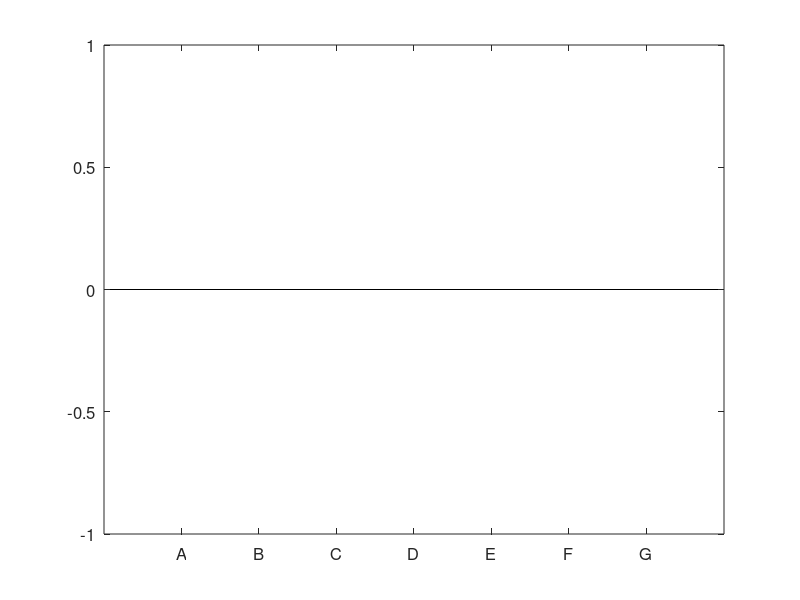

The MATLAB source for this figure: (Note: this script raises an error after producing the figure.)
%This script loops through all the replicates for each trial in the
%experiment

% vector size is 21*17 because there are at most 21 replicates and at most 17
% trials
clear
close all
averageDistance = NaN(21,17);
minimumDistance = NaN(21,17);
traveledDistance = NaN(21,17);
xMin =[];
boxDataMin =[];
boxDataTotal =[];
boxDataVel =[];
boxDataTime=[];
yMin = [];
xTotal =[];
yTotal = [];
xAverage =[];
yAverage = [];
xVel = [];
yVel = [];
xTime =[];
yTime =[];
yMinSpecies = [];
yTotalSpecies = [];
yVelSpecies = [];
yTimeSpecies = [];
yMinStd = [];
yTotalStd = [];
yVelStd = [];
yTimeStd = [];
repMin =[];
repVel =[];
zTestMin =NaN(21,7);
zTestVel =NaN(21,7);
ksResultMin = [];
ksResultVel = [];

%looping through every trial
for l =1:17
trial = l;

%these variables are used to split up data analysis by person in each trial
%The dimension is 21*15 because at most 21 replicates and 15 people in a
%trial
minimumAverageSplit = NaN(21,15);
totalDistanceSplit = NaN(21,15);
avgVelSplit = NaN(21,15);
avgTSplit = NaN(21,15);

%loop through every replicate
    for w =1:21
    replicate =w;

    
%some replicates have an error so the try catch statement ignores replicates with errors
%the code to load a file in is copied from the position_extraction script
try
%% Load the proper files based on the trial and replicate designated above
gameName = ['trial', int2str(trial), 'rep', int2str(replicate)]; % use for filename output
folderName = ['Trial',' ', int2str(trial), '\'];

if trial < 7
    filename = [folderName, gameName, '.mat'];
    load(filename)
    robotList = [];
else
    humanListFilename = [folderName, gameName, 'humans.mat'];
    robotListFilename = [folderName, gameName, 'robots.mat'];
    load(humanListFilename)
    load(robotListFilename)
end

%% Sort the raw human and robot lists into minnows and sharks
humanMinnowList = [];
humanSharkList = [];
robotMinnowList = [];
robotSharkList = [];

for i=1:length(humanList)
    % Sort the humans
    if strcmp(humanList(i).role, 'Minnow') == 1
        humanMinnowList = [humanMinnowList, humanList(i)];
    else
        humanSharkList = [humanSharkList, humanList(i)];
    end
end

if isempty(robotList) == 0
    for i=1:length(robotList)
        % Sort the robots
        if strcmp(robotList(i).role, 'Minnow') == 1
            robotMinnowList = [robotMinnowList, robotList(i)];
        else
            robotSharkList = [robotSharkList, robotList(i)];
        end
    end
end
%% Now that everything is split up get just their position data
humanMinnowPositions = [];
humanSharkPositions = [];
robotMinnowPositions = [];
robotSharkPositions = [];

if isempty(humanMinnowList) == 0
    % The isempty function will return 1 if the list is empty and 0 if the
    % list is not empty, so this just makes sure that the for statement
    % won't return an error because it's length is 0
    for i=1:length(humanMinnowList)
        humanMinnowPositions = [humanMinnowPositions, humanMinnowList(i).historicalPosition];
    end
end

if isempty(humanSharkList) == 0
    for i=1:length(humanSharkList)
        humanSharkPositions = [humanSharkPositions, humanSharkList(i).historicalPosition];
    end
end

if isempty(robotMinnowList) == 0
    for i=1:length(robotMinnowList)
        robotMinnowPositions = [robotMinnowPositions, robotMinnowList(i).historicalPosition];
    end
end

if isempty(robotSharkList) == 0
    for i=1:length(robotSharkList)
        robotSharkPositions = [robotSharkPositions, robotSharkList(i).historicalPosition];
    end
end

% Collect all of the position lists into one list
listOfLists = [];
if isempty(humanMinnowPositions) == 0
    listOfLists = [listOfLists, humanMinnowPositions];
end

if isempty(humanSharkPositions) == 0
    listOfLists = [listOfLists, humanSharkPositions];
end

if isempty(robotMinnowPositions) == 0
    listOfLists = [listOfLists, robotMinnowPositions];
end

if isempty(robotSharkPositions) == 0
    listOfLists = [listOfLists, robotSharkPositions];
end

%% Interpolation for NaN values
% Go 1 by 1 down the line of the different lists
% Doing a 1d cubic spline

fixedPositions = [];

for i=1:size(listOfLists,2)
    vals = listOfLists(:,i);
    interpVals = interp1(vals,1:size(listOfLists,1),'cubic');
    
    fixedPositions = [fixedPositions; interpVals];
end

graphPositions = transpose(fixedPositions);

%Calling function for data anlysis and storing function return values 
minimumAverageSplit(w,1:size(graphPositions,2)/2) = 1/1000*minAverageSplit(graphPositions);
totalDistanceSplit(w,1:size(graphPositions,2)/2) = 1/1000*totDistanceSplit(graphPositions);
avgVelSplit(w,1:size(graphPositions,2)/2) = 60/1000*avgVelocitySplit(graphPositions);
avgTSplit(w,1:size(graphPositions,2)/2) = 1/60*avgTimeSplit(graphPositions);

catch
end
    end
    
    %The l values are trial numbers, this breaks down the number of each
    %species for the different trial numbers
    if l == 3
        hShark = 2;
        hMinnow = 10;
        rShark = 0;
        rMinnow =0;
    elseif l==4
        hShark = 2;
        hMinnow = 5;
        rShark = 0;
        rMinnow =0;
    elseif l==7
        hShark = 0;
        hMinnow = 10;
        rShark = 3;
        rMinnow =0;
    elseif l==8
        hShark = 0;
        hMinnow = 5;
        rShark = 3;
        rMinnow =0;
    elseif l==15
        hShark = 2;
        hMinnow = 8;
        rShark = 0;
        rMinnow =2;
    elseif l==16
        hShark = 2;
        hMinnow = 3;
        rShark = 0;
        rMinnow =2;
    elseif l==17
        hShark = 1;
        hMinnow = 8;
        rShark = 0;
        rMinnow =2;
    else
        hShark = 2;
        hMinnow = 10;
        rShark = 0;
        rMinnow =0;
    end
    
    %intermediate calculation
    a = mean(minimumAverageSplit,'omitnan');
    b = mean(totalDistanceSplit,'omitnan');
    c = mean(avgVelSplit,'omitnan');
    d = mean(avgTSplit,'omitnan');
    
    %the l values are trial numbers we had data for
    if l==3 || l==4 || l==7 || l==8 ||l==15 ||l==16 ||l==17
    
    %bar plot values, this averages participants of the same species, for
    %example all human minnow values are averaged together
    yMinSpecies = [yMinSpecies ;mean(a(1:hMinnow),'omitnan') mean(a(hMinnow+1:hShark+hMinnow),'omitnan') mean(a(hShark+hMinnow+1:hShark+hMinnow+rMinnow),'omitnan') mean(a(rMinnow+hShark+hMinnow+1:hShark+hMinnow+rMinnow+rShark),'omitnan') NaN NaN NaN];
    yTotalSpecies = [yTotalSpecies ; mean(b(1:hMinnow),'omitnan') mean(b(hMinnow+1:hShark+hMinnow),'omitnan') mean(b(hShark+hMinnow+1:hShark+hMinnow+rMinnow),'omitnan') mean(b(rMinnow+hShark+hMinnow+1:hShark+hMinnow+rMinnow+rShark),'omitnan') NaN NaN NaN];
    yVelSpecies = [yVelSpecies ;mean(c(1:hMinnow),'omitnan') mean(c(hMinnow+1:hShark+hMinnow),'omitnan') mean(c(hShark+hMinnow+1:hShark+hMinnow+rMinnow),'omitnan') mean(c(rMinnow+hShark+hMinnow+1:hShark+hMinnow+rMinnow+rShark),'omitnan') NaN NaN NaN];
    yTimeSpecies = [yTimeSpecies ; mean(d(1:hMinnow),'omitnan') mean(d(hMinnow+1:hShark+hMinnow),'omitnan') mean(d(hShark+hMinnow+1:hShark+hMinnow+rMinnow),'omitnan') mean(d(rMinnow+hShark+hMinnow+1:hShark+hMinnow+rMinnow+rShark),'omitnan') NaN NaN NaN];
    
    %box plot
    boxDataMin = [boxDataMin transpose(mean(minimumAverageSplit(:,1:hMinnow),2,'omitnan')) transpose(mean(minimumAverageSplit(:,hMinnow+1:hShark+hMinnow),2,'omitnan')) transpose(mean(minimumAverageSplit(:,hShark+hMinnow+1:hShark+hMinnow+rMinnow),2,'omitnan')) transpose(mean(minimumAverageSplit(:,rMinnow+hShark+hMinnow+1:hShark+hMinnow+rMinnow+rShark),2,'omitnan'))];
    boxDataTotal = [boxDataTotal transpose(mean(totalDistanceSplit(:,1:hMinnow),2,'omitnan')) transpose(mean(totalDistanceSplit(:,hMinnow+1:hShark+hMinnow),2,'omitnan')) transpose(mean(totalDistanceSplit(:,hShark+hMinnow+1:hShark+hMinnow+rMinnow),2,'omitnan')) transpose(mean(totalDistanceSplit(:,rMinnow+hShark+hMinnow+1:hShark+hMinnow+rMinnow+rShark),2,'omitnan'))];
    boxDataVel = [boxDataVel transpose(mean(avgVelSplit(:,1:hMinnow),2,'omitnan')) transpose(mean(avgVelSplit(:,hMinnow+1:hShark+hMinnow),2,'omitnan')) transpose(mean(avgVelSplit(:,hShark+hMinnow+1:hShark+hMinnow+rMinnow),2,'omitnan')) transpose(mean(avgVelSplit(:,rMinnow+hShark+hMinnow+1:hShark+hMinnow+rMinnow+rShark),2,'omitnan'))];
    boxDataTime = [boxDataTime transpose(mean(avgTSplit(:,1:hMinnow),2,'omitnan')) transpose(mean(avgTSplit(:,hMinnow+1:hShark+hMinnow),2,'omitnan')) transpose(mean(avgTSplit(:,hShark+hMinnow+1:hShark+hMinnow+rMinnow),2,'omitnan')) transpose(mean(avgTSplit(:,rMinnow+hShark+hMinnow+1:hShark+hMinnow+rMinnow+rShark),2,'omitnan'))];
    
    %standard deviation for the replicates in each trial
    yMinStd = [yMinStd ; std(mean(minimumAverageSplit(:,1:hMinnow),2,'omitnan'),'omitnan') std(mean(minimumAverageSplit(:,1+hMinnow:hMinnow+hShark),2,'omitnan'),'omitnan') std(mean(minimumAverageSplit(:,1+hMinnow+hShark:hMinnow+hShark+rMinnow),2,'omitnan'),'omitnan') std(mean(minimumAverageSplit(:,1+hMinnow+hShark+rMinnow:hMinnow+hShark+rMinnow+rShark),2,'omitnan'),'omitnan') NaN NaN NaN];
    yTotalStd = [yTotalStd ;std(mean(totalDistanceSplit(:,1:hMinnow),2,'omitnan'),'omitnan') std(mean(totalDistanceSplit(:,1+hMinnow:hMinnow+hShark),2,'omitnan'),'omitnan') std(mean(totalDistanceSplit(:,1+hMinnow+hShark:hMinnow+hShark+rMinnow),2,'omitnan'),'omitnan') std(mean(totalDistanceSplit(:,1+hMinnow+hShark+rMinnow:hMinnow+hShark+rMinnow+rShark),2,'omitnan'),'omitnan') NaN NaN NaN];
    yVelStd = [yVelStd ;std(mean(avgVelSplit(:,1:hMinnow),2,'omitnan'),'omitnan') std(mean(avgVelSplit(:,1+hMinnow:hMinnow+hShark),2,'omitnan'),'omitnan') std(mean(avgVelSplit(:,1+hMinnow+hShark:hMinnow+hShark+rMinnow),2,'omitnan'),'omitnan') std(mean(avgVelSplit(:,1+hMinnow+hShark+rMinnow:hMinnow+hShark+rMinnow+rShark),2,'omitnan'),'omitnan') NaN NaN NaN];
    yTimeStd = [yTimeStd ; std(mean(avgTSplit(:,1:hMinnow),2,'omitnan'),'omitnan') std(mean(avgTSplit(:,1+hMinnow:hMinnow+hShark),2,'omitnan'),'omitnan') std(mean(avgTSplit(:,1+hMinnow+hShark:hMinnow+hShark+rMinnow),2,'omitnan'),'omitnan') std(mean(avgTSplit(:,1+hMinnow+hShark+rMinnow:hMinnow+hShark+rMinnow+rShark),2,'omitnan'),'omitnan') NaN NaN NaN];
    
    repMin = [repMin mean(minimumAverageSplit(:,1:hMinnow),2,'omitnan')];
    repVel = [repVel mean(avgVelSplit(:,1:hMinnow),2,'omitnan')];
    
    end
    
end

descr = {'Trial Descriptions:';
         '              |A | B |C |D | E |F |G';
         '        --------------------------';
         '   Human|10|5 |10 |5 |8 |3 |8';
         '   Minnow|       ';
         '                           ';
         '   Human|2 | 2 |0  |0 |2 |2 |1 ';
         '   Shark  |';
         '                         ';
         '   Robot  |0 | 0  |0 |0 |2 |2 |2 ';
         '   Minnow|';
         '                         ';
         '   Robot  |0 | 0  |3 |3 |0 |0 |0 ';
         '   Shark  |';};    
    
     
%plotting the data analysis

%this plots the minimum distance bar plot with error bars, the error bars are added in the two
%for loops
figure('pos',[10 10 600 600])
h= bar(yMinSpecies)
set(gca,'XTickLabel', {'A','B','C','D','E','F','G'},'fontsize',12)
yMinStd = transpose(yMinStd);
for k1 = 1:size(h,2)
    ctr(k1,:) = bsxfun(@plus, h(k1).XData, [h(k1).XOffset]');             % Centres Of Bar Groups
    ydt(k1,:) = h(k1).YData;                                                 % Y-Data Of Bar Groups
end
hold on
for k1 = 1:size(h,2)
    errorbar(ctr(k1,:), ydt(k1,:), yMinStd(k1,:), '.r')
end
hold off

    title('Nearest Neighbor Distance Broken Down By Species')
    xlabel('Trial')
    ylabel('Nearest Neighbor (m)')
colormap(summer(4));
grid on
l = cell(1,4);
l{1}='Human Minnow'; l{2}='Human Shark'; l{3}='Robot Minnow'; l{4}='Robot Shark';    
legend(h,l,'Location','southoutside','Orientation','Horizontal');
text(7.8,1100,descr)
%dat = [10, 2, 0, 0; 5, 2, 0, 0; 10, 0, 0, 3; 5, 0, 0, 3; 8, 2, 2, 0; 3, 2, 2, 0; 8, 1, 2, 0];
%cnames = {'Human Minnow','Human Shark','Robot Minnow','Robot Shark'};
%rnames = {'Aa','Ba','Ca','Da','Ea','Fa','Ga'};
%t = uitable(h);
%t.data = dat;
%t.ColumnName = cnames;

%this plots the total distance bar plot with error bars, the error bars are added in the two
%for loops 
figure('pos',[10 10 600 600])
p=bar(yTotalSpecies)
set(gca,'XTickLabel', {'A','B','C','D','E','F','G'},'fontsize',12)
yTotalStd = transpose(yTotalStd);
for k1 = 1:size(p,2)
    ctr(k1,:) = bsxfun(@plus, p(k1).XData, [p(k1).XOffset]');             % Centres Of Bar Groups
    ydt(k1,:) = p(k1).YData;                                                 % Y-Data Of Bar Groups
end
hold on
for k1 = 1:size(p,2)
    errorbar(ctr(k1,:), ydt(k1,:), yTotalStd(k1,:), '.r')
end
hold off

title('Path Length Broken Down By Species')
    xlabel('Trial')
    ylabel('Path Length (m)')
colormap(summer(4));
grid on
l = cell(1,4);
l{1}='Human Minnow'; l{2}='Human Shark'; l{3}='Robot Minnow'; l{4}='Robot Shark';    
legend(p,l,'Location','southoutside','Orientation','Horizontal');
text(7.8,9000,descr)

%this plots the velocity bar plot with error bars, the error bars are added in the two
%for loops 
figure('pos',[10 10 600 600])
y=bar(yVelSpecies)
set(gca,'XTickLabel', {'A','B','C','D','E','F','G'},'fontsize',12)
yVelStd = transpose(yVelStd);
for k1 = 1:size(y,2)
    ctr(k1,:) = bsxfun(@plus, y(k1).XData, [y(k1).XOffset]');             % Centres Of Bar Groups
    ydt(k1,:) = y(k1).YData;                                                 % Y-Data Of Bar Groups
end
hold on
for k1 = 1:size(y,2)
    errorbar(ctr(k1,:), ydt(k1,:), yVelStd(k1,:), '.r')
end
hold off

    title('Average Speed Broken Down By Species')
    xlabel('Trial')
    ylabel('Speed (m/s)')
    colormap(summer(4));
grid on
l = cell(1,4);
l{1}='Human Minnow'; l{2}='Human Shark'; l{3}='Robot Minnow'; l{4}='Robot Shark';    
legend(y,l,'Location','southoutside','Orientation','Horizontal');
text(7.8,30,descr)

%this plots the total time bar plot with error bars, the error bars are added in the two
%for loops
figure('pos',[10 10 600 600])
u=bar(yTimeSpecies)
set(gca,'XTickLabel', {'A','B','C','D','E','F','G'},'fontsize',12)
yTimeStd = transpose(yTimeStd);
for k1 = 1:size(u,2)
    ctr(k1,:) = bsxfun(@plus, u(k1).XData, [u(k1).XOffset]');             % Centres Of Bar Groups
    ydt(k1,:) = u(k1).YData;                                                 % Y-Data Of Bar Groups
end
hold on
for k1 = 1:size(u,2)
    errorbar(ctr(k1,:), ydt(k1,:), yTimeStd(k1,:), '.r')
end
hold off

    title('Average Time Broken Down By Species')
    xlabel('Trial')
    ylabel('Time (sec)')
    colormap(summer(4));
grid on
l = cell(1,4);
l{1}='Human Minnow'; l{2}='Human Shark'; l{3}='Robot Minnow'; l{4}='Robot Shark';    
legend(u,l,'Location','southoutside','Orientation','Horizontal');
text(7.8,175,descr)

%box plot
% xd = [1.*ones(1,21), 2.*ones(1,21), 3.*ones(1,21), 4.*ones(1,21),5.*ones(1,21),6.*ones(1,21),7.*ones(1,21),8.*ones(1,21),9.*ones(1,21),10.*ones(1,21),11.*ones(1,21),12.*ones(1,21),13.*ones(1,21),14.*ones(1,21),15.*ones(1,21),16.*ones(1,21),17.*ones(1,21),18.*ones(1,21),19.*ones(1,21),20.*ones(1,21),21.*ones(1,21),22.*ones(1,21),23.*ones(1,21),24.*ones(1,21),25.*ones(1,21),26.*ones(1,21),27.*ones(1,21),28.*ones(1,21)];
% figure()
% boxplot(boxDataMin,xd,'PlotStyle','compact')
% title('Average Nearest Neighbor Distance')
% figure()
% boxplot(boxDataTotal,xd,'PlotStyle','compact')
% title('Average Path Length')
% figure()
% boxplot(boxDataVel,xd,'PlotStyle','compact')
% title('Average Speed')
% figure()
% boxplot(boxDataTime,xd,'PlotStyle','compact')
% title('Average Time')
%statistics trial A and E
disp('For Trials A and E:')

for i =1:4
if i ==1
    species = 'Human Minnow';
elseif i==2
    species = 'Human Shark';
elseif i ==3
    species ='Robot Minnow';
elseif i ==4
    species ='Robot Shark';
end
to = (yMinSpecies(1,i)-yMinSpecies(5,i))/sqrt(yMinStd(i,1)^2/21+yMinStd(i,5)^2/2);
v = (yMinStd(i,1)^2/21+yMinStd(i,5)^2/2)^2/((yMinStd(i,1)/21)^2/20+(yMinStd(i,5)/2)^2);
t1 = (yTotalSpecies(1,i)-yTotalSpecies(5,i))/sqrt(yTotalStd(i,1)^2/21+yTotalStd(i,5)^2/2);
v1 = (yTotalStd(i,1)^2/21+yTotalStd(i,5)^2/2)^2/((yTotalStd(i,1)/21)^2/20+(yTotalStd(i,5)/2)^2);
t2 = (yVelSpecies(1,i)-yVelSpecies(5,i))/sqrt(yVelStd(i,1)^2/21+yVelStd(i,5)^2/2);
v2 = (yVelStd(i,1)^2/21+yVelStd(i,5)^2/2)^2/((yVelStd(i,1)/21)^2/20+(yVelStd(i,5)/2)^2);
t3 = (yTimeSpecies(1,i)-yTimeSpecies(5,i))/sqrt(yTimeStd(i,1)^2/21+yTimeStd(i,5)^2/2);
v3 = (yTimeStd(i,1)^2/21+yTimeStd(i,5)^2/2)^2/((yTimeStd(i,1)/21)^2/20+(yTimeStd(i,5)/2)^2);
sTex = ['For ', species, ' the test statistic is ', num2str(to),',',num2str(t1),',',num2str(t2),',',num2str(t3), ' and DOF is ',num2str(v),',',num2str(v1),',',num2str(v2),',',num2str(v3)];
disp(sTex)
end

%statistics trial A and C
disp('For Trials A and C:')
for i =1:4
if i ==1
    species = 'Human Minnow';
elseif i==2
    species = 'Human Shark';
elseif i ==3
    species ='Robot Minnow';
elseif i ==4
    species ='Robot Shark';
end
to = (yMinSpecies(1,i)-yMinSpecies(3,i))/sqrt(yMinStd(i,1)^2/21+yMinStd(i,3)^2/12);
v = (yMinStd(i,1)^2/21+yMinStd(i,3)^2/12)^2/((yMinStd(i,1)/21)^2/20+(yMinStd(i,3)/12)^2/11);
t1 = (yTotalSpecies(1,i)-yTotalSpecies(3,i))/sqrt(yTotalStd(i,1)^2/21+yTotalStd(i,3)^2/12);
v1 = (yTotalStd(i,1)^2/21+yTotalStd(i,3)^2/12)^2/((yTotalStd(i,1)/21)^2/20+(yTotalStd(i,3)/12)^2/11);
t2 = (yVelSpecies(1,i)-yVelSpecies(3,i))/sqrt(yVelStd(i,1)^2/21+yVelStd(i,3)^2/12);
v2 = (yVelStd(i,1)^2/21+yVelStd(i,3)^2/12)^2/((yVelStd(i,1)/21)^2/20+(yVelStd(i,3)/12)^2/11);
t3 = (yTimeSpecies(1,i)-yTimeSpecies(3,i))/sqrt(yTimeStd(i,1)^2/21+yTimeStd(i,3)^2/12);
v3 = (yTimeStd(i,1)^2/21+yTimeStd(i,3)^2/12)^2/((yTimeStd(i,1)/21)^2/20+(yTimeStd(i,3)/12)^2/11);
sTex = ['For ', species, ' the test statistic is ', num2str(to),',',num2str(t1),',',num2str(t2),',',num2str(t3), ' and DOF is ',num2str(v),',',num2str(v1),',',num2str(v2),',',num2str(v3)];
disp(sTex)
end

%statistics trial B and F
disp('For Trials B and F:')
for i =1:4
if i ==1
    species = 'Human Minnow';
elseif i==2
    species = 'Human Shark';
elseif i ==3
    species ='Robot Minnow';
elseif i ==4
    species ='Robot Shark';
end
to = (yMinSpecies(2,i)-yMinSpecies(6,i))/sqrt(yMinStd(i,2)^2/15+yMinStd(i,6)^2/6);
v = (yMinStd(i,2)^2/15+yMinStd(i,6)^2/6)^2/((yMinStd(i,2)/15)^2/14+(yMinStd(i,6)/6)^2/5);
t1 = (yTotalSpecies(2,i)-yTotalSpecies(6,i))/sqrt(yTotalStd(i,2)^2/15+yTotalStd(i,6)^2/6);
v1 = (yTotalStd(i,2)^2/15+yTotalStd(i,6)^2/6)^2/((yTotalStd(i,2)/15)^2/14+(yTotalStd(i,6)/6)^2/5);
t2 = (yVelSpecies(2,i)-yVelSpecies(6,i))/sqrt(yVelStd(i,2)^2/15+yVelStd(i,6)^2/6);
v2 = (yVelStd(i,2)^2/15+yVelStd(i,6)^2/6)^2/((yVelStd(i,2)/15)^2/14+(yVelStd(i,6)/6)^2/5);
t3 = (yTimeSpecies(2,i)-yTimeSpecies(6,i))/sqrt(yTimeStd(i,2)^2/15+yTimeStd(i,6)^2/6);
v3 = (yTimeStd(i,2)^2/15+yTimeStd(i,6)^2/6)^2/((yTimeStd(i,2)/15)^2/14+(yTimeStd(i,6)/6)^2/5);
sTex = ['For ', species, ' the test statistic is ', num2str(to),',',num2str(t1),',',num2str(t2),',',num2str(t3), ' and DOF is ',num2str(v),',',num2str(v1),',',num2str(v2),',',num2str(v3)];
disp(sTex)
end

%statistics trial B and D
disp('For Trials B and D:')
for i =1:4
if i ==1
    species = 'Human Minnow';
elseif i==2
    species = 'Human Shark';
elseif i ==3
    species ='Robot Minnow';
elseif i ==4
    species ='Robot Shark';
end
to = (yMinSpecies(2,i)-yMinSpecies(4,i))/sqrt(yMinStd(i,2)^2/15+yMinStd(i,4)^2/10);
v = (yMinStd(i,2)^2/15+yMinStd(i,4)^2/10)^2/((yMinStd(i,2)/15)^2/14+(yMinStd(i,4)/10)^2/9);
t1 = (yTotalSpecies(2,i)-yTotalSpecies(4,i))/sqrt(yTotalStd(i,2)^2/15+yTotalStd(i,4)^2/10);
v1 = (yTotalStd(i,2)^2/15+yTotalStd(i,4)^2/10)^2/((yTotalStd(i,2)/15)^2/14+(yTotalStd(i,4)/10)^2/9);
t2 = (yVelSpecies(2,i)-yVelSpecies(4,i))/sqrt(yVelStd(i,2)^2/15+yVelStd(i,4)^2/10);
v2 = (yVelStd(i,2)^2/15+yVelStd(i,4)^2/10)^2/((yVelStd(i,2)/15)^2/14+(yVelStd(i,4)/10)^2/9);
t3 = (yTimeSpecies(2,i)-yTimeSpecies(4,i))/sqrt(yTimeStd(i,2)^2/15+yTimeStd(i,4)^2/10);
v3 = (yTimeStd(i,2)^2/15+yTimeStd(i,4)^2/10)^2/((yTimeStd(i,2)/15)^2/14+(yTimeStd(i,4)/10)^2/9);
sTex = ['For ', species, ' the test statistic is ', num2str(to),',',num2str(t1),',',num2str(t2),',',num2str(t3), ' and DOF is ',num2str(v),',',num2str(v1),',',num2str(v2),',',num2str(v3)];
disp(sTex)
end

for k = 1:7
    for o = 1:21
        
      zTestMin(o,k) = (repMin(o,k)-yMinSpecies(k,1))/yMinStd(1,k);
      zTestVel(o,k) = (repVel(o,k)-yVelSpecies(k,1))/yVelStd(1,k);
        
    end
    ksResultMin = [ksResultMin kstest(zTestMin(:,k))];
    ksResultVel = [ksResultVel kstest(zTestVel(:,k))];
end